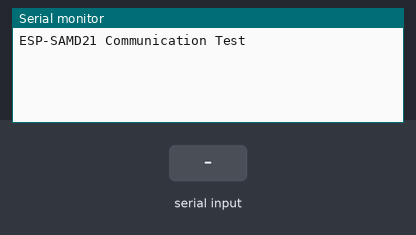
The sketch below on a simulated Arduino Zero (SAMD21). On the bench: the last lines printed to the serial monitor. The inputs (shaded band) are chosen by the test bench.

Above: at 1.2 s.
1.3 s: "1" received over the second serial link
At 2.5 s:
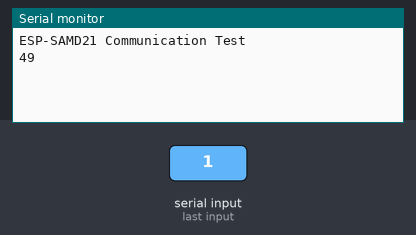
2.8 s: "0" received over the second serial link
At 3.8 s:
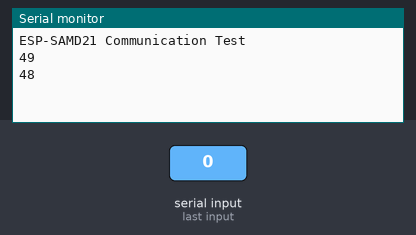
4.3 s: "2" received over the second serial link
At 4.9 s:
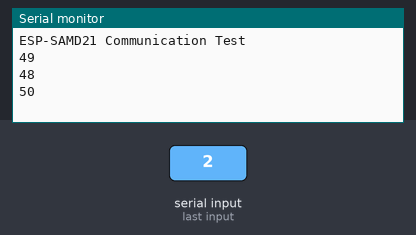

Measured:
- after the input at 1.3 s, the serial monitor: prints a new line at once (image 1)
- after the input at 2.8 s, the serial monitor: prints a new line at once (image 2)
- after the input at 4.3 s, the serial monitor: prints a new line at once (image 3)

The sketch:

SAMD21_SerialTest_01.ino
```cpp
// Serial2 pin and pad definitions (in Arduino files Variant.h & Variant.cpp)
#define PIN_SERIAL2_RX       (34ul)               // Pin description number for PIO_SERCOM on D12
#define PIN_SERIAL2_TX       (36ul)               // Pin description number for PIO_SERCOM on D10
#define PAD_SERIAL2_TX       (UART_TX_PAD_2)      // SERCOM pad 2
#define PAD_SERIAL2_RX       (SERCOM_RX_PAD_3)    // SERCOM pad 3

// RX = PA19 = D12 = 4th from bottom right of right side
// TX = PA18 = D10 = 3rd from bottom right of right side

// Instantiate the Serial2 class
Uart Serial2(&sercom1, PIN_SERIAL2_RX, PIN_SERIAL2_TX, PAD_SERIAL2_RX, PAD_SERIAL2_TX);

void setup()
{
  Serial2.begin(9600);          // Begin Serial2
  SerialUSB.begin(9600);
  while (!SerialUSB){
    ;
  }
  SerialUSB.println("ESP-SAMD21 Communication Test");
}

void loop()
{
  if (Serial2.available())        // Check if incoming data is available
  {
    byte byteRead = Serial2.read();    // Read the most recent byte
    // Serial2.write(byteRead);      // Echo the byte back out on the serial port
    SerialUSB.println(byteRead);
  }
}

void SERCOM1_Handler()    // Interrupt handler for SERCOM1
{
  Serial2.IrqHandler();
}
```
